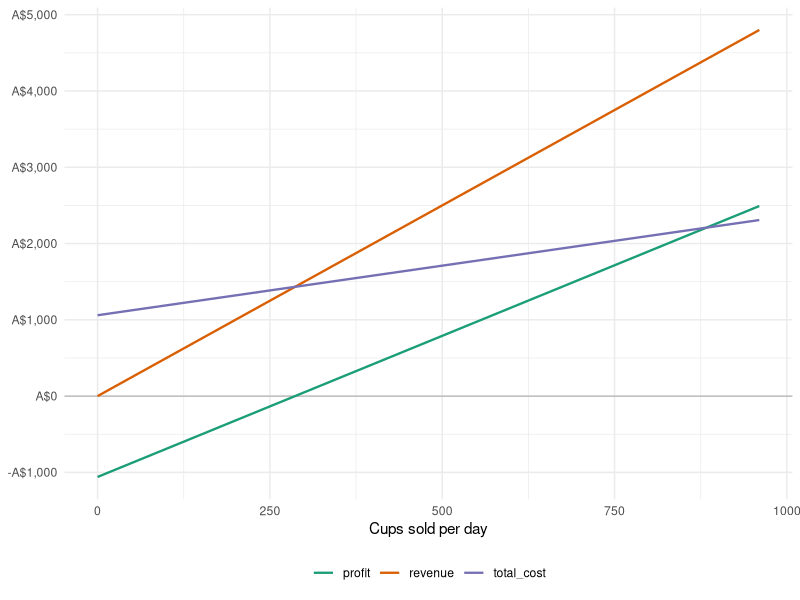
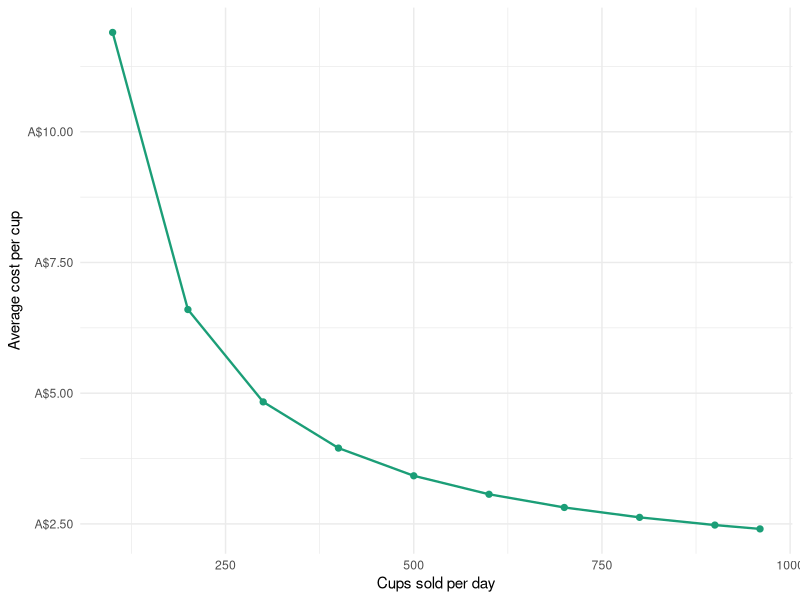

The R script that drew these images, in order:
## ---- chunk 1
#| message: false
library(tidyverse)
library(scales)
## ---- chunk 2
cafe_inputs <-
  tibble(
    item = c("Price per coffee",
             "Variable cost per coffee",
             "Daily fixed cost",
             "Daily capacity"),
    value = c(5, 1.30, 1060, 960),
    unit = c("A$ per cup", "A$ per cup", "A$ per day", "cups per day")
  )

cafe_inputs
## ---- chunk 3
price <- 5
variable_cost <- 1.30
fixed_cost <- 1060
capacity <- 960
contribution_margin <- price - variable_cost
contribution_margin
## ---- chunk 4
cafe_scenarios <-
  tibble(
    demand = c(400, 700, 1000),
    probability = c(0.5, 0.3, 0.2)
  ) |>
  mutate(
    cups_sold = pmin(demand, capacity),
    revenue = price * cups_sold,
    variable_costs = variable_cost * cups_sold,
    contribution = revenue - variable_costs,
    fixed_costs = fixed_cost,
    profit = contribution - fixed_costs,
    capacity_utilization = cups_sold / capacity
  )

cafe_scenarios
## ---- chunk 5
scale_table <-
  tibble(cups_sold = seq(100, capacity, by = 100)) |>
  bind_rows(tibble(cups_sold = capacity)) |>
  distinct() |>
  mutate(
    total_cost = fixed_cost + variable_cost * cups_sold,
    average_cost = total_cost / cups_sold,
    profit = price * cups_sold - total_cost
  )

scale_table
## ---- chunk 6
#| label: fig-profit
#| fig-cap: "Daily cafe economics below and at capacity"
#| fig-alt: "A line chart showing revenue, total cost, and profit for a cafe as cups sold increase to capacity."
#| echo: true
plot_data <-
  tibble(cups_sold = seq(0, capacity, by = 20)) |>
  mutate(
    revenue = price * cups_sold,
    total_cost = fixed_cost + variable_cost * cups_sold,
    profit = revenue - total_cost
  ) |>
  pivot_longer(c(revenue, total_cost, profit),
               names_to = "series",
               values_to = "amount")

plot_data |>
  ggplot(aes(x = cups_sold, y = amount, colour = series)) +
  geom_hline(yintercept = 0, linewidth = 0.3, colour = "grey60") +
  geom_line(linewidth = 0.8) +
  scale_colour_brewer(palette = "Dark2", name = NULL) +
  scale_y_continuous(labels = label_dollar(prefix = "A$")) +
  labs(x = "Cups sold per day", y = NULL) +
  theme_minimal() +
  theme(legend.position = "bottom")
## ---- chunk 7
#| label: fig-average-cost
#| fig-cap: "Average cost falls as fixed daily costs are spread over more cups"
#| fig-alt: "A line chart showing average cost per cup falling as cups sold increase."
#| echo: true
scale_table |>
  ggplot(aes(x = cups_sold, y = average_cost)) +
  geom_line(linewidth = 0.8, colour = "#1B9E77") +
  geom_point(size = 1.8, colour = "#1B9E77") +
  scale_y_continuous(labels = label_dollar(prefix = "A$")) +
  labs(x = "Cups sold per day", y = "Average cost per cup") +
  theme_minimal()
